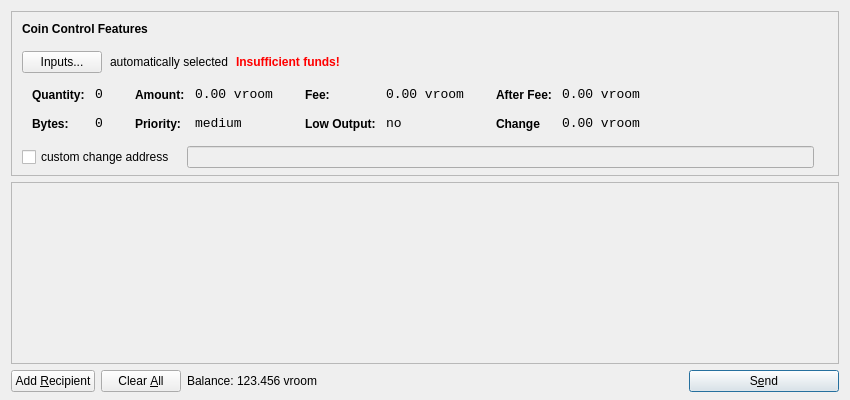
<?xml version="1.0" encoding="UTF-8"?>
<ui version="4.0">
 <class>SendCoinsDialog</class>
 <widget class="QDialog" name="SendCoinsDialog">
  <property name="geometry">
   <rect>
    <x>0</x>
    <y>0</y>
    <width>850</width>
    <height>400</height>
   </rect>
  </property>
  <property name="windowTitle">
   <string>Send Coins</string>
  </property>
  <layout class="QVBoxLayout" name="verticalLayout" stretch="0,1,0">
   <property name="bottomMargin">
    <number>8</number>
   </property>
   <item>
    <widget class="QFrame" name="frameCoinControl">
     <property name="sizePolicy">
      <sizepolicy hsizetype="Expanding" vsizetype="Expanding">
       <horstretch>0</horstretch>
       <verstretch>0</verstretch>
      </sizepolicy>
     </property>
     <property name="maximumSize">
      <size>
       <width>16777215</width>
       <height>16777215</height>
      </size>
     </property>
     <property name="frameShape">
      <enum>QFrame::StyledPanel</enum>
     </property>
     <property name="frameShadow">
      <enum>QFrame::Sunken</enum>
     </property>
     <layout class="QVBoxLayout" name="verticalLayoutCoinControl2">
      <property name="spacing">
       <number>6</number>
      </property>
      <property name="leftMargin">
       <number>0</number>
      </property>
      <property name="topMargin">
       <number>0</number>
      </property>
      <property name="rightMargin">
       <number>0</number>
      </property>
      <property name="bottomMargin">
       <number>6</number>
      </property>
      <item>
       <layout class="QVBoxLayout" name="verticalLayoutCoinControl" stretch="0,0,0,0,1">
        <property name="spacing">
         <number>0</number>
        </property>
        <property name="leftMargin">
         <number>10</number>
        </property>
        <property name="topMargin">
         <number>10</number>
        </property>
        <item>
         <layout class="QHBoxLayout" name="horizontalLayoutCoinControl1">
          <property name="bottomMargin">
           <number>15</number>
          </property>
          <item>
           <widget class="QLabel" name="labelCoinControlFeatures">
            <property name="sizePolicy">
             <sizepolicy hsizetype="Preferred" vsizetype="Maximum">
              <horstretch>0</horstretch>
              <verstretch>0</verstretch>
             </sizepolicy>
            </property>
            <property name="font">
             <font>
              <weight>75</weight>
              <bold>true</bold>
             </font>
            </property>
            <property name="styleSheet">
             <string notr="true">font-weight:bold;</string>
            </property>
            <property name="text">
             <string>Coin Control Features</string>
            </property>
           </widget>
          </item>
         </layout>
        </item>
        <item>
         <layout class="QHBoxLayout" name="horizontalLayoutCoinControl2" stretch="0,0,0,0">
          <property name="spacing">
           <number>8</number>
          </property>
          <property name="bottomMargin">
           <number>10</number>
          </property>
          <item>
           <widget class="QPushButton" name="pushButtonCoinControl">
            <property name="styleSheet">
             <string notr="true"/>
            </property>
            <property name="text">
             <string>Inputs...</string>
            </property>
           </widget>
          </item>
          <item>
           <widget class="QLabel" name="labelCoinControlAutomaticallySelected">
            <property name="text">
             <string>automatically selected</string>
            </property>
            <property name="margin">
             <number>5</number>
            </property>
           </widget>
          </item>
          <item>
           <widget class="QLabel" name="labelCoinControlInsuffFunds">
            <property name="font">
             <font>
              <weight>75</weight>
              <bold>true</bold>
             </font>
            </property>
            <property name="styleSheet">
             <string notr="true">color:red;font-weight:bold;</string>
            </property>
            <property name="text">
             <string>Insufficient funds!</string>
            </property>
            <property name="margin">
             <number>5</number>
            </property>
           </widget>
          </item>
          <item>
           <spacer name="horizontalSpacerCoinControl">
            <property name="orientation">
             <enum>Qt::Horizontal</enum>
            </property>
            <property name="sizeHint" stdset="0">
             <size>
              <width>40</width>
              <height>1</height>
             </size>
            </property>
           </spacer>
          </item>
         </layout>
        </item>
        <item>
         <widget class="QWidget" name="widgetCoinControl" native="true">
          <property name="sizePolicy">
           <sizepolicy hsizetype="Preferred" vsizetype="Preferred">
            <horstretch>0</horstretch>
            <verstretch>0</verstretch>
           </sizepolicy>
          </property>
          <property name="minimumSize">
           <size>
            <width>0</width>
            <height>0</height>
           </size>
          </property>
          <property name="styleSheet">
           <string notr="true"/>
          </property>
          <layout class="QHBoxLayout" name="horizontalLayoutCoinControl5">
           <property name="margin">
            <number>0</number>
           </property>
           <item>
            <layout class="QHBoxLayout" name="horizontalLayoutCoinControl3" stretch="0,0,0,1">
             <property name="spacing">
              <number>20</number>
             </property>
             <property name="topMargin">
              <number>0</number>
             </property>
             <property name="bottomMargin">
              <number>10</number>
             </property>
             <item>
              <layout class="QFormLayout" name="formLayoutCoinControl1">
               <property name="horizontalSpacing">
                <number>10</number>
               </property>
               <property name="verticalSpacing">
                <number>14</number>
               </property>
               <property name="leftMargin">
                <number>10</number>
               </property>
               <property name="topMargin">
                <number>4</number>
               </property>
               <property name="rightMargin">
                <number>6</number>
               </property>
               <item row="0" column="0">
                <widget class="QLabel" name="labelCoinControlQuantityText">
                 <property name="styleSheet">
                  <string notr="true">font-weight:bold;</string>
                 </property>
                 <property name="text">
                  <string>Quantity:</string>
                 </property>
                 <property name="margin">
                  <number>0</number>
                 </property>
                </widget>
               </item>
               <item row="0" column="1">
                <widget class="QLabel" name="labelCoinControlQuantity">
                 <property name="font">
                  <font>
                   <family>Monospace</family>
                   <pointsize>10</pointsize>
                  </font>
                 </property>
                 <property name="cursor">
                  <cursorShape>IBeamCursor</cursorShape>
                 </property>
                 <property name="contextMenuPolicy">
                  <enum>Qt::ActionsContextMenu</enum>
                 </property>
                 <property name="text">
                  <string>0</string>
                 </property>
                 <property name="margin">
                  <number>0</number>
                 </property>
                 <property name="textInteractionFlags">
                  <set>Qt::LinksAccessibleByMouse|Qt::TextSelectableByKeyboard|Qt::TextSelectableByMouse</set>
                 </property>
                </widget>
               </item>
               <item row="1" column="0">
                <widget class="QLabel" name="labelCoinControlBytesText">
                 <property name="styleSheet">
                  <string notr="true">font-weight:bold;</string>
                 </property>
                 <property name="text">
                  <string>Bytes:</string>
                 </property>
                </widget>
               </item>
               <item row="1" column="1">
                <widget class="QLabel" name="labelCoinControlBytes">
                 <property name="font">
                  <font>
                   <family>Monospace</family>
                   <pointsize>10</pointsize>
                  </font>
                 </property>
                 <property name="cursor">
                  <cursorShape>IBeamCursor</cursorShape>
                 </property>
                 <property name="contextMenuPolicy">
                  <enum>Qt::ActionsContextMenu</enum>
                 </property>
                 <property name="text">
                  <string>0</string>
                 </property>
                 <property name="textInteractionFlags">
                  <set>Qt::LinksAccessibleByMouse|Qt::TextSelectableByKeyboard|Qt::TextSelectableByMouse</set>
                 </property>
                </widget>
               </item>
              </layout>
             </item>
             <item>
              <layout class="QFormLayout" name="formLayoutCoinControl2">
               <property name="horizontalSpacing">
                <number>10</number>
               </property>
               <property name="verticalSpacing">
                <number>14</number>
               </property>
               <property name="leftMargin">
                <number>6</number>
               </property>
               <property name="topMargin">
                <number>4</number>
               </property>
               <property name="rightMargin">
                <number>6</number>
               </property>
               <item row="0" column="0">
                <widget class="QLabel" name="labelCoinControlAmountText">
                 <property name="styleSheet">
                  <string notr="true">font-weight:bold;</string>
                 </property>
                 <property name="text">
                  <string>Amount:</string>
                 </property>
                 <property name="margin">
                  <number>0</number>
                 </property>
                </widget>
               </item>
               <item row="0" column="1">
                <widget class="QLabel" name="labelCoinControlAmount">
                 <property name="font">
                  <font>
                   <family>Monospace</family>
                   <pointsize>10</pointsize>
                  </font>
                 </property>
                 <property name="cursor">
                  <cursorShape>IBeamCursor</cursorShape>
                 </property>
                 <property name="contextMenuPolicy">
                  <enum>Qt::ActionsContextMenu</enum>
                 </property>
                 <property name="text">
                  <string notr="true">0.00 vroom</string>
                 </property>
                 <property name="textInteractionFlags">
                  <set>Qt::LinksAccessibleByMouse|Qt::TextSelectableByKeyboard|Qt::TextSelectableByMouse</set>
                 </property>
                </widget>
               </item>
               <item row="1" column="0">
                <widget class="QLabel" name="labelCoinControlPriorityText">
                 <property name="styleSheet">
                  <string notr="true">font-weight:bold;</string>
                 </property>
                 <property name="text">
                  <string>Priority:</string>
                 </property>
                </widget>
               </item>
               <item row="1" column="1">
                <widget class="QLabel" name="labelCoinControlPriority">
                 <property name="font">
                  <font>
                   <family>Monospace</family>
                   <pointsize>10</pointsize>
                  </font>
                 </property>
                 <property name="cursor">
                  <cursorShape>IBeamCursor</cursorShape>
                 </property>
                 <property name="contextMenuPolicy">
                  <enum>Qt::ActionsContextMenu</enum>
                 </property>
                 <property name="text">
                  <string>medium</string>
                 </property>
                 <property name="textInteractionFlags">
                  <set>Qt::LinksAccessibleByMouse|Qt::TextSelectableByKeyboard|Qt::TextSelectableByMouse</set>
                 </property>
                </widget>
               </item>
              </layout>
             </item>
             <item>
              <layout class="QFormLayout" name="formLayoutCoinControl3">
               <property name="horizontalSpacing">
                <number>10</number>
               </property>
               <property name="verticalSpacing">
                <number>14</number>
               </property>
               <property name="leftMargin">
                <number>6</number>
               </property>
               <property name="topMargin">
                <number>4</number>
               </property>
               <property name="rightMargin">
                <number>6</number>
               </property>
               <item row="0" column="0">
                <widget class="QLabel" name="labelCoinControlFeeText">
                 <property name="styleSheet">
                  <string notr="true">font-weight:bold;</string>
                 </property>
                 <property name="text">
                  <string>Fee:</string>
                 </property>
                 <property name="margin">
                  <number>0</number>
                 </property>
                </widget>
               </item>
               <item row="0" column="1">
                <widget class="QLabel" name="labelCoinControlFee">
                 <property name="font">
                  <font>
                   <family>Monospace</family>
                   <pointsize>10</pointsize>
                  </font>
                 </property>
                 <property name="cursor">
                  <cursorShape>IBeamCursor</cursorShape>
                 </property>
                 <property name="contextMenuPolicy">
                  <enum>Qt::ActionsContextMenu</enum>
                 </property>
                 <property name="text">
                  <string notr="true">0.00 vroom</string>
                 </property>
                 <property name="textInteractionFlags">
                  <set>Qt::LinksAccessibleByMouse|Qt::TextSelectableByKeyboard|Qt::TextSelectableByMouse</set>
                 </property>
                </widget>
               </item>
               <item row="1" column="0">
                <widget class="QLabel" name="labelCoinControlLowOutputText">
                 <property name="styleSheet">
                  <string notr="true">font-weight:bold;</string>
                 </property>
                 <property name="text">
                  <string>Low Output:</string>
                 </property>
                </widget>
               </item>
               <item row="1" column="1">
                <widget class="QLabel" name="labelCoinControlLowOutput">
                 <property name="font">
                  <font>
                   <family>Monospace</family>
                   <pointsize>10</pointsize>
                  </font>
                 </property>
                 <property name="cursor">
                  <cursorShape>IBeamCursor</cursorShape>
                 </property>
                 <property name="contextMenuPolicy">
                  <enum>Qt::ActionsContextMenu</enum>
                 </property>
                 <property name="text">
                  <string>no</string>
                 </property>
                 <property name="textInteractionFlags">
                  <set>Qt::LinksAccessibleByMouse|Qt::TextSelectableByKeyboard|Qt::TextSelectableByMouse</set>
                 </property>
                </widget>
               </item>
              </layout>
             </item>
             <item>
              <layout class="QFormLayout" name="formLayoutCoinControl4">
               <property name="horizontalSpacing">
                <number>10</number>
               </property>
               <property name="verticalSpacing">
                <number>14</number>
               </property>
               <property name="leftMargin">
                <number>6</number>
               </property>
               <property name="topMargin">
                <number>4</number>
               </property>
               <property name="rightMargin">
                <number>6</number>
               </property>
               <item row="0" column="0">
                <widget class="QLabel" name="labelCoinControlAfterFeeText">
                 <property name="styleSheet">
                  <string notr="true">font-weight:bold;</string>
                 </property>
                 <property name="text">
                  <string>After Fee:</string>
                 </property>
                 <property name="margin">
                  <number>0</number>
                 </property>
                </widget>
               </item>
               <item row="0" column="1">
                <widget class="QLabel" name="labelCoinControlAfterFee">
                 <property name="font">
                  <font>
                   <family>Monospace</family>
                   <pointsize>10</pointsize>
                  </font>
                 </property>
                 <property name="cursor">
                  <cursorShape>IBeamCursor</cursorShape>
                 </property>
                 <property name="contextMenuPolicy">
                  <enum>Qt::ActionsContextMenu</enum>
                 </property>
                 <property name="text">
                  <string notr="true">0.00 vroom</string>
                 </property>
                 <property name="textInteractionFlags">
                  <set>Qt::LinksAccessibleByMouse|Qt::TextSelectableByKeyboard|Qt::TextSelectableByMouse</set>
                 </property>
                </widget>
               </item>
               <item row="1" column="0">
                <widget class="QLabel" name="labelCoinControlChangeText">
                 <property name="styleSheet">
                  <string notr="true">font-weight:bold;</string>
                 </property>
                 <property name="text">
                  <string>Change</string>
                 </property>
                </widget>
               </item>
               <item row="1" column="1">
                <widget class="QLabel" name="labelCoinControlChange">
                 <property name="font">
                  <font>
                   <family>Monospace</family>
                   <pointsize>10</pointsize>
                  </font>
                 </property>
                 <property name="cursor">
                  <cursorShape>IBeamCursor</cursorShape>
                 </property>
                 <property name="contextMenuPolicy">
                  <enum>Qt::ActionsContextMenu</enum>
                 </property>
                 <property name="text">
                  <string notr="true">0.00 vroom</string>
                 </property>
                 <property name="textInteractionFlags">
                  <set>Qt::LinksAccessibleByMouse|Qt::TextSelectableByKeyboard|Qt::TextSelectableByMouse</set>
                 </property>
                </widget>
               </item>
              </layout>
             </item>
            </layout>
           </item>
          </layout>
         </widget>
        </item>
        <item>
         <layout class="QHBoxLayout" name="horizontalLayoutCoinControl4" stretch="0,0,0">
          <property name="spacing">
           <number>12</number>
          </property>
          <property name="sizeConstraint">
           <enum>QLayout::SetDefaultConstraint</enum>
          </property>
          <property name="topMargin">
           <number>5</number>
          </property>
          <property name="rightMargin">
           <number>5</number>
          </property>
          <item>
           <widget class="QCheckBox" name="checkBoxCoinControlChange">
            <property name="text">
             <string>custom change address</string>
            </property>
           </widget>
          </item>
          <item>
           <widget class="QLineEdit" name="lineEditCoinControlChange">
            <property name="enabled">
             <bool>false</bool>
            </property>
            <property name="sizePolicy">
             <sizepolicy hsizetype="Expanding" vsizetype="Fixed">
              <horstretch>0</horstretch>
              <verstretch>0</verstretch>
             </sizepolicy>
            </property>
           </widget>
          </item>
          <item>
           <widget class="QLabel" name="labelCoinControlChangeLabel">
            <property name="sizePolicy">
             <sizepolicy hsizetype="Preferred" vsizetype="Expanding">
              <horstretch>0</horstretch>
              <verstretch>0</verstretch>
             </sizepolicy>
            </property>
            <property name="minimumSize">
             <size>
              <width>0</width>
              <height>0</height>
             </size>
            </property>
            <property name="text">
             <string/>
            </property>
            <property name="margin">
             <number>3</number>
            </property>
           </widget>
          </item>
         </layout>
        </item>
        <item>
         <spacer name="verticalSpacerCoinControl">
          <property name="orientation">
           <enum>Qt::Vertical</enum>
          </property>
          <property name="sizeHint" stdset="0">
           <size>
            <width>800</width>
            <height>1</height>
           </size>
          </property>
         </spacer>
        </item>
       </layout>
      </item>
     </layout>
    </widget>
   </item>
   <item>
    <widget class="QScrollArea" name="scrollArea">
     <property name="widgetResizable">
      <bool>true</bool>
     </property>
     <widget class="QWidget" name="scrollAreaWidgetContents">
      <property name="geometry">
       <rect>
        <x>0</x>
        <y>0</y>
        <width>830</width>
        <height>172</height>
       </rect>
      </property>
      <layout class="QVBoxLayout" name="verticalLayout_2">
       <property name="margin">
        <number>0</number>
       </property>
       <item>
        <layout class="QVBoxLayout" name="entries">
         <property name="spacing">
          <number>6</number>
         </property>
        </layout>
       </item>
       <item>
        <spacer name="verticalSpacer">
         <property name="orientation">
          <enum>Qt::Vertical</enum>
         </property>
         <property name="sizeHint" stdset="0">
          <size>
           <width>20</width>
           <height>40</height>
          </size>
         </property>
        </spacer>
       </item>
      </layout>
     </widget>
    </widget>
   </item>
   <item>
    <layout class="QHBoxLayout" name="horizontalLayout">
     <item>
      <widget class="QPushButton" name="addButton">
       <property name="toolTip">
        <string>Send to multiple recipients at once</string>
       </property>
       <property name="text">
        <string>Add &amp;Recipient</string>
       </property>
       <property name="autoDefault">
        <bool>false</bool>
       </property>
      </widget>
     </item>
     <item>
      <widget class="QPushButton" name="clearButton">
       <property name="sizePolicy">
        <sizepolicy hsizetype="Minimum" vsizetype="Fixed">
         <horstretch>0</horstretch>
         <verstretch>0</verstretch>
        </sizepolicy>
       </property>
       <property name="toolTip">
        <string>Remove all transaction fields</string>
       </property>
       <property name="text">
        <string>Clear &amp;All</string>
       </property>
       <property name="autoRepeatDelay">
        <number>300</number>
       </property>
       <property name="autoDefault">
        <bool>false</bool>
       </property>
      </widget>
     </item>
     <item>
      <layout class="QHBoxLayout" name="horizontalLayout_2">
       <property name="spacing">
        <number>3</number>
       </property>
       <item>
        <widget class="QLabel" name="label">
         <property name="sizePolicy">
          <sizepolicy hsizetype="Preferred" vsizetype="Fixed">
           <horstretch>0</horstretch>
           <verstretch>0</verstretch>
          </sizepolicy>
         </property>
         <property name="text">
          <string>Balance:</string>
         </property>
        </widget>
       </item>
       <item>
        <widget class="QLabel" name="labelBalance">
         <property name="sizePolicy">
          <sizepolicy hsizetype="Preferred" vsizetype="Fixed">
           <horstretch>0</horstretch>
           <verstretch>0</verstretch>
          </sizepolicy>
         </property>
         <property name="cursor">
          <cursorShape>IBeamCursor</cursorShape>
         </property>
         <property name="text">
          <string notr="true">123.456 vroom</string>
         </property>
         <property name="textInteractionFlags">
          <set>Qt::LinksAccessibleByMouse|Qt::TextSelectableByKeyboard|Qt::TextSelectableByMouse</set>
         </property>
        </widget>
       </item>
      </layout>
     </item>
     <item>
      <spacer name="horizontalSpacer">
       <property name="orientation">
        <enum>Qt::Horizontal</enum>
       </property>
       <property name="sizeHint" stdset="0">
        <size>
         <width>40</width>
         <height>20</height>
        </size>
       </property>
      </spacer>
     </item>
     <item>
      <widget class="QPushButton" name="sendButton">
       <property name="minimumSize">
        <size>
         <width>150</width>
         <height>0</height>
        </size>
       </property>
       <property name="toolTip">
        <string>Confirm the send action</string>
       </property>
       <property name="text">
        <string>S&amp;end</string>
       </property>
       <property name="icon">
        <iconset resource="../bitcoin.qrc">
         <normaloff>:/icons/send</normaloff>:/icons/send</iconset>
       </property>
       <property name="default">
        <bool>true</bool>
       </property>
      </widget>
     </item>
    </layout>
   </item>
  </layout>
 </widget>
 <resources>
  <include location="../bitcoin.qrc"/>
 </resources>
 <connections/>
</ui>
